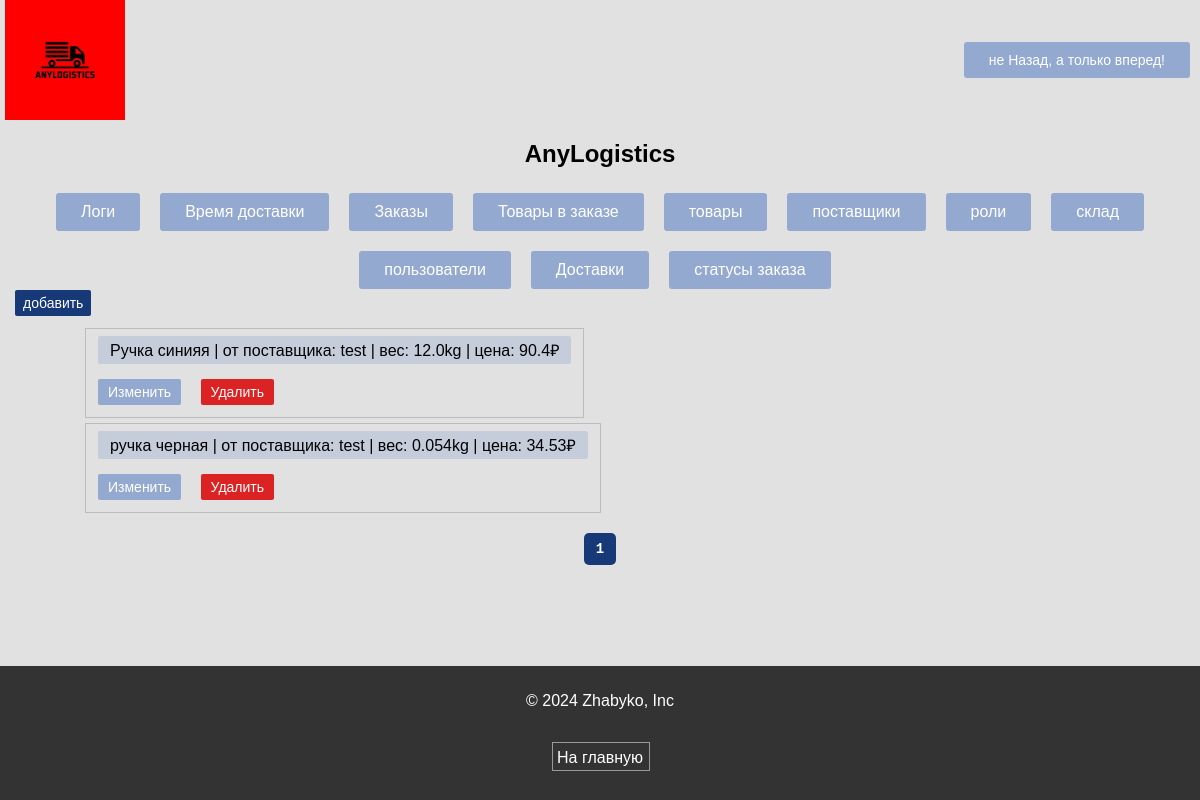
The app's page /logistic/product/ (signed in) with its own data.
### logistic/models.py (models this page shows, shortened)
class Product(models.Model):
    title = models.CharField(max_length=20)
    provider = models.ForeignKey(Provider, on_delete=models.CASCADE)
    weight = models.FloatField()
    price = models.FloatField()
    is_deleted = models.BooleanField(default=False)
    objects = NonDeletedManager()
    all_objects = models.Manager()

class Provider(models.Model):
    user = models.ForeignKey(User, on_delete=models.CASCADE)
    rating = models.IntegerField()
    product_type = models.CharField(max_length=20)
    is_deleted = models.BooleanField(default=False)
    objects = NonDeletedManager()
    all_objects = models.Manager()

class User(AbstractBaseUser, PermissionsMixin):
    login = models.CharField(max_length=15, unique=True)
    password = models.CharField(max_length=128)
    role = models.ForeignKey(Role, on_delete=models.CASCADE)
    phone = models.CharField(
        max_length=15,
        validators=[
            RegexValidator(
                regex=r'^[0-9\(\)\-\+]+$',
                message="Телефон может содержать только цифры, знаки (), -, +.",
            )
        ])
    is_deleted = models.BooleanField(default=False)
    last_login = models.DateTimeField(null=True, blank=True)
    is_staff = models.BooleanField(default=False)
    is_superuser = models.BooleanField(default=False)
    USERNAME_FIELD = 'login'
    REQUIRED_FIELDS = ['phone', 'role']
    objects = NonDeletedManager()
    all_objects = models.Manager()

### logistic/decorators.py (the view)
        def _wrapped_view(request, *args, **kwargs):
            if not request.user.is_authenticated:
                messages.warning(request, "Для доступа к этой странице необходимо войти в систему.")
                return redirect('home')
            if not request.user.role or request.user.role.role not in role_names:
                messages.warning(request, "У вас нет доступа к этой странице.")
                previous_url = request.META.get('HTTP_REFERER', reverse('home'))
                return redirect(previous_url)
            return view_func(request, *args, **kwargs)

### logistic/models.py (called while the page is built)
    def get_queryset(self):
        return super().get_queryset().filter(is_deleted=False)

### logistic/views.py (called while the page is built)
@login_required
@role_required(['client', 'manager', 'admin'])
def products_list(request):
    logs = Product.objects.all()
    paginator = Paginator(logs, 10)
    page_number = request.GET.get('page')
    page_obj = paginator.get_page(page_number)
    return render(request, 'product.html', {'page_obj': page_obj})

### logistic/templates/product.html (shortened to what this page needs)
{% extends 'base.html' %}
{% load static %}
{% block body %}
    <a class="secondary-btn" href="{% url 'add_product' %}">добавить</a>
    <ul>
  {% for product in page_obj %}
      <div class="ulclass">
            <li class="liclass">{{ product.title }} | от поставщика: {{ product.provider.user.login }} | вес: {{ product.weight }}kg | цена: {{ product.price }}₽</li>
            <a class="service-btn" href="{% url 'edit_product' product.pk %}">Изменить</a>
            <a href="{% url 'delete_product' product.pk %}" class="service-btn delbtn" onclick="return confirm('Вы уверены что хотите удалить объект' +
             ' {{ product.title }}');">Удалить</a>
      </div>
    {% endfor %}
    </ul>
    {% include 'inc/_paginator.html' %}
{% endblock %}

### Kur2/static/styles/style.css (style rules this page uses)
html, body { height: 100%; margin: 0; }
body { font-family: 'Lucida Sans Unicode', 'Lucida Grande', sans-serif; font-size: 16px; background: #e1e1e1; background-size: cover; min-height: 100%; }
.service-btn { text-align: center; vertical-align: center; background-color: #93a9cf; width: fit-content; text-wrap: auto; border: none; color: #ffffff; margin: 10px; padding: 5px 10px; text-decoration: none; display: inline-block; font-size: 14px; border-radius: 2px; }
.secondary-btn { background-color: #173978; margin: 10px; border-radius: 2px; text-decoration: none; padding: 5px 8px; color: white; font-size: 14px; }
.delbtn { background-color: #dc2323; margin: 5px; border-radius: 2px; text-decoration: none; border: 0px; padding: 5px 10px; color: white; font-size: 14px; }
.liclass { list-style: none; background-color: rgba(147, 169, 207, 0.36); border-radius: 2px; padding: 3px 12px; width: fit-content; margin: 5px 10px; }
.ulclass { flex: 1 1 calc(40% - 5%); padding: 2px; margin: 5px 40px 5px 40px; width: fit-content; border: 1px solid rgba(31, 31, 31, 0.19); }

### records on screen
Product: title "Ручка синияя", provider.user.login "test", weight "12.0", price "90.4"
Product: title "ручка черная", provider.user.login "test", weight "0.054", price "34.53"

### other values on screen
{{ num }} "1"
